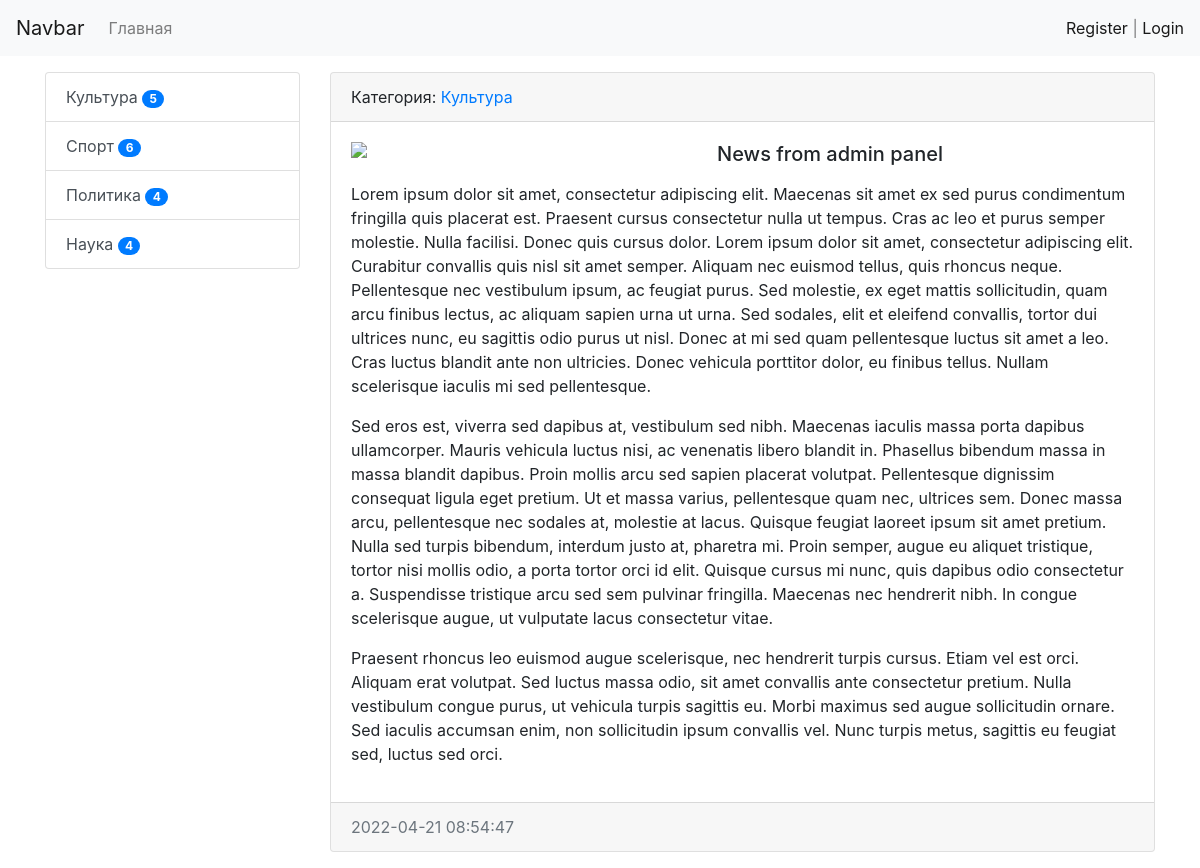
The app's page /news/28/ with its own data.
### news/models.py (models this page shows, shortened)
class Category(models.Model):
    title = models.CharField(max_length=150, db_index=True, verbose_name='Наименование категории')
    def __str__(self):
        return self.title
    def get_absolute_url(self):
        return reverse('category', kwargs={'category_id': self.pk})
    class Meta:
        verbose_name = 'Категория'
        verbose_name_plural = 'Категории'
        ordering = ['title']

class News(models.Model):
    title = models.CharField(max_length=150, verbose_name='Наименование')
    content = models.TextField(blank=True, verbose_name='Текст')
    created_at = models.DateTimeField(auto_now_add=True)
    updated_at = models.DateTimeField(auto_now=True)
    photo = models.ImageField(upload_to='photos/%Y/%m/%d/', blank=True,
                              verbose_name='Фото')  # разбиваем файлы по дате загрузке
    is_published = models.BooleanField(default=True, verbose_name='Опубликовано')
    category = models.ForeignKey('Category', on_delete=models.PROTECT, null=True, verbose_name='Категория',
                                 related_name='get_news')
    views = models.IntegerField(default=0)
    class Meta:
        verbose_name = 'Новость'
        verbose_name_plural = 'Новости'
        ordering = ['-created_at']

### news/views.py (the view)
# urls.py: path('news/<int:pk>/', DetailNews.as_view(), name='news'),
class DetailNews(DetailView):
    model = News
    template_name = 'news/news_view.html'
    context_object_name = 'news'

### news/templatetags/news_tags.py (called while the page is built)
@register.simple_tag()  # декоратор для того, чтобы зарегистрировать функцию в теги шаблона
def get_categories():
    category_list = Category.objects.annotate(cnt=Count('get_news')).filter(cnt__gt=0)
    return category_list

### news/templates/news/news_view.html (shortened to what this page needs)
{% extends 'base.html' %}
{% block content %}
<div class="card mb-3">
    <div class="card-header">
        Категория: <a href="{{ news.category.get_absolute_url }}">{{ news.category }}</a>
    </div>
    <div class="card-body">
        {% if news.photo %}
        <img src="{{ news.photo.url }}" alt="" width="350" class="float-left mr-3">
        {% else %}
        <img src="https://previews.123rf.com/images/urfandadashov/urfandadashov1806/urfandadashov180601827/150417827-photo-not-available-vector-icon-isolated-on-transparent-background-photo-not-available-logo-concept.jpg"
             width="350" class="float-left mr-3">
        {% endif %}
        <h5 class="card-title">{{ news.title }}</h5>
        <p class="card-text">{{ news.content|safe|linebreaks}}</p>
    </div>
    <div class="card-footer text-muted">
        {{ news.created_at|date:"Y-m-d H:i:s" }}
    </div>
</div>
{% endblock %}

### templates/inc/_sidebar.html
{% load news_tags %}
<div class="list-group">
    {% get_categories as categories %}
    {% for cat_item in categories %}
    <a href="{{ cat_item.get_absolute_url }}" class="list-group-item list-group-item-action" >{{ cat_item.title }} <span class="badge badge-primary badge-pill"> {{ cat_item.cnt }} </span></a>
    {% endfor %}
</div>

### records on screen
Category: title "Культура", cnt "5"
Category: title "Спорт", cnt "6"
Category: title "Политика", cnt "4"
Category: title "Наука", cnt "4"
News: category "Культура", title "News from admin panel", content "Lorem ipsum dolor sit amet, consectetur adipiscing elit. Maecenas sit amet ex sed purus condimentum fringilla quis placerat est. Praesent cursus consectetur nulla ut tempus. Cras ac leo et purus semper molestie. Nulla facilisi. Donec quis cursus dolor. Lorem ipsum dolor sit amet, consectetur adipiscing elit. Curabitur convallis quis nisl sit amet semper. Aliquam nec euismod tellus, quis rhoncus neque. Pellentesque nec vestibulum ipsum, ac feugiat purus. Sed molestie, ex eget mattis sollicitudin, quam arcu finibus lectus, ac aliquam sapien urna ut urna. Sed sodales, elit et eleifend convallis, tortor dui ultrices nunc, eu sagittis odio purus ut nisl. Donec at mi sed quam pellentesque luctus…", created_at "2022-04-21 08:54:47"
